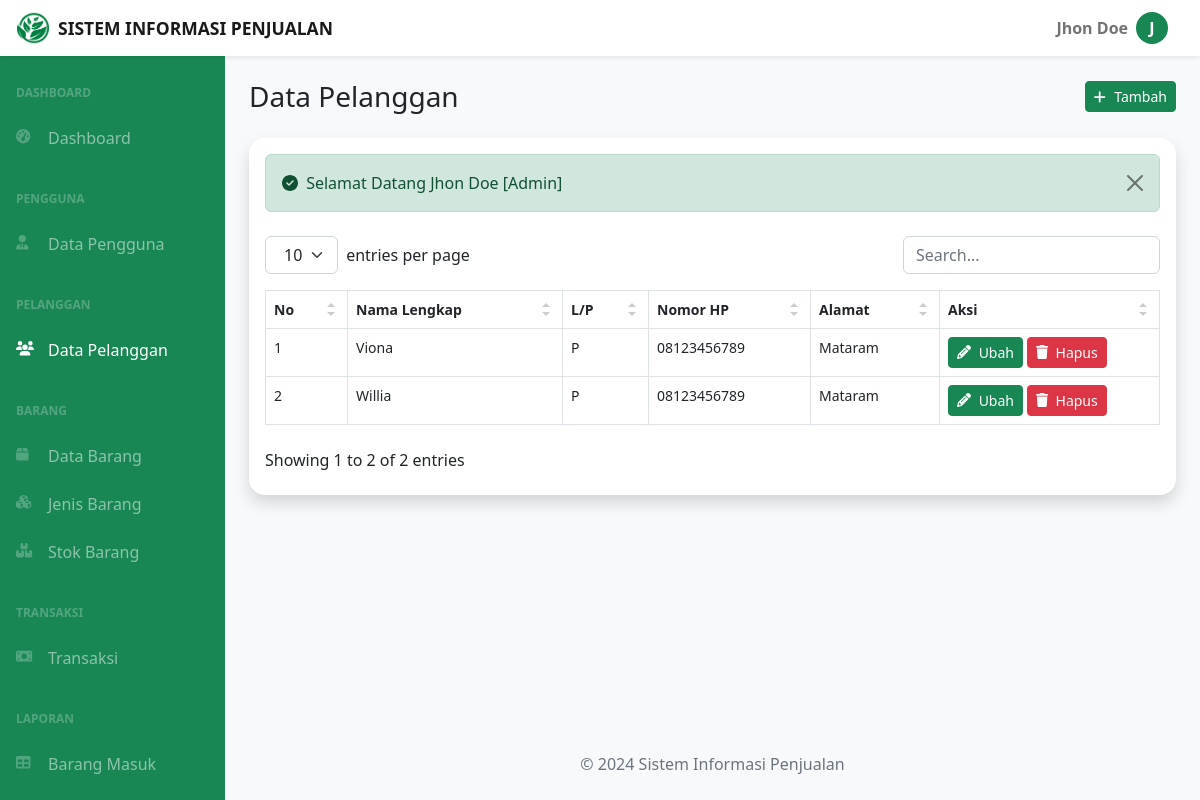
Page /dashboard.php?page=pelanggan-data (signed in) on the committed database.
### tables this page shows
CREATE TABLE `pelanggan` (
  `id_pelanggan` char(15) NOT NULL,
  `nama_pelanggan` varchar(255) NOT NULL,
  `jenis_kelamin` enum('L','P') NOT NULL,
  `nomor_hp` char(15) NOT NULL,
  `alamat` text NOT NULL
);

### pelanggan-data.php (the view, shortened to what this page needs)
<div class="container-fluid px-4">
    <div class="d-flex justify-content-between align-items-center gap-2 my-4">
        <h3 class="mb-0">Data Pelanggan</h3>
        <a href="dashboard.php?page=pelanggan-tambah" class="btn btn-success btn-sm"><i class="fas fa-plus me-1"></i> Tambah</a>
    </div>
    <div class="card rounded-4 border-0 shadow mb-4">
        <div class="card-body">
            <?php include('alerts.php') ?>
            <table id="datatablesSimple">
                <thead>
                    <tr>
                        <th>No</th>
                        <th>Nama Lengkap</th>
                        <th>L/P</th>
                        <th>Nomor HP</th>
                        <th>Alamat</th>
                        <th>Aksi</th>
                    </tr>
                </thead>
                <tbody>
                    <?php
                    $no = 1;
                    $tampil_data = mysqli_query($koneksi, "SELECT * FROM pelanggan ORDER BY nama_pelanggan ASC");
                    while ($data = mysqli_fetch_array($tampil_data)) :
                    ?>
                        <tr>
                            <td><?= $no++ ?></td>
                            <td><?= $data['nama_pelanggan'] ?></td>
                            <td><?= $data['jenis_kelamin'] ?></td>
                            <td><?= $data['nomor_hp'] ?></td>
                            <td><?= $data['alamat']; ?></td>
                            <td>
                                <a href="dashboard.php?page=pelanggan-ubah&id_pelanggan=<?= $data['id_pelanggan'] ?>" class="btn btn-success btn-sm"> <i class="fas fa-pencil me-1"></i> Ubah</a>
                                <?php if ($_SESSION['level'] == 'Admin'): ?>
                                    <a href="action.php?hapus_pelanggan=<?= $data['id_pelanggan'] ?>" onclick="return confirm('Apakah Anda yakin menghapus \'<?= $data['nama_pelanggan']; ?>\' dari data pelangggan?')" class="btn btn-danger btn-sm"> <i class="fas fa-trash me-1"></i> Hapus</a>
                                <?php endif ?>
                            </td>
                        </tr>
                    <?php endwhile ?>
                </tbody>
            </table>
        </div>
    </div>
</div>

### assets/css/datatables-simple.css (style rules this page uses)
.datatable-table { max-width: 100%; width: 100%; border-spacing: 0; border-collapse: separate }

### rows in the picture
pelanggan: nama_pelanggan "Viona", jenis_kelamin "P", nomor_hp "08123456789", alamat "Mataram"
pelanggan: nama_pelanggan "Willia", jenis_kelamin "P", nomor_hp "08123456789", alamat "Mataram"

### other values in the picture
$app_name "SISTEM INFORMASI PENJUALAN"
$_SESSION['nama_user'] "Jhon Doe"
substr(explode(' ', $_SESSION['nama_user'])[0], 0, 1) "J"
$_SESSION['success'] "Selamat Datang Jhon Doe [Admin]"
$app_name "Sistem Informasi Penjualan"
